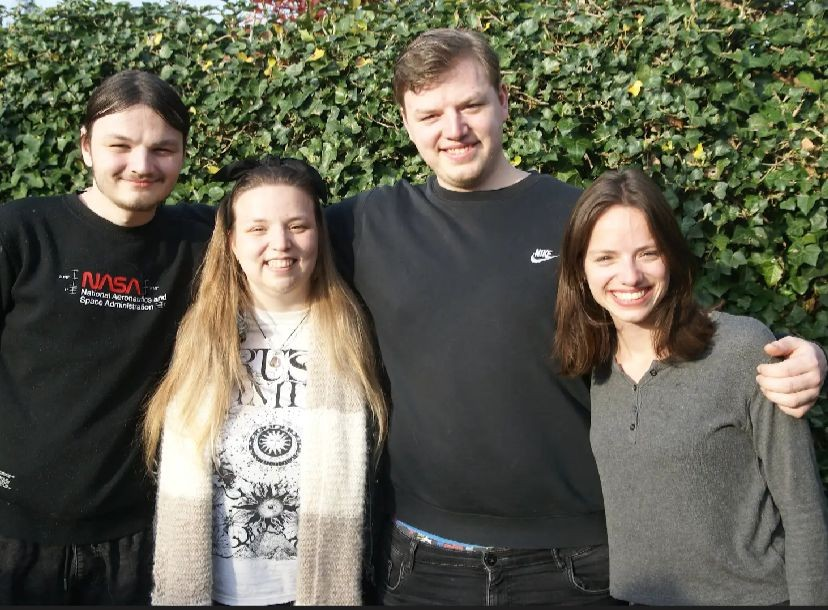
#> input picture extra bewijsstukken/OpenCV/test image.jpg, 828 x 610 px
$ python example1.py
#> lines starting #> are read from the running program, lines starting #| are printed output that depends on the picture; after the words box and inside, x2 and y2 are one past the last pixel; in counts of white or black regions, pixels touching at a corner belong together
import cv2
import numpy as np

# Load image in grayscale
image = cv2.imread('test image.jpg', cv2.IMREAD_GRAYSCALE)
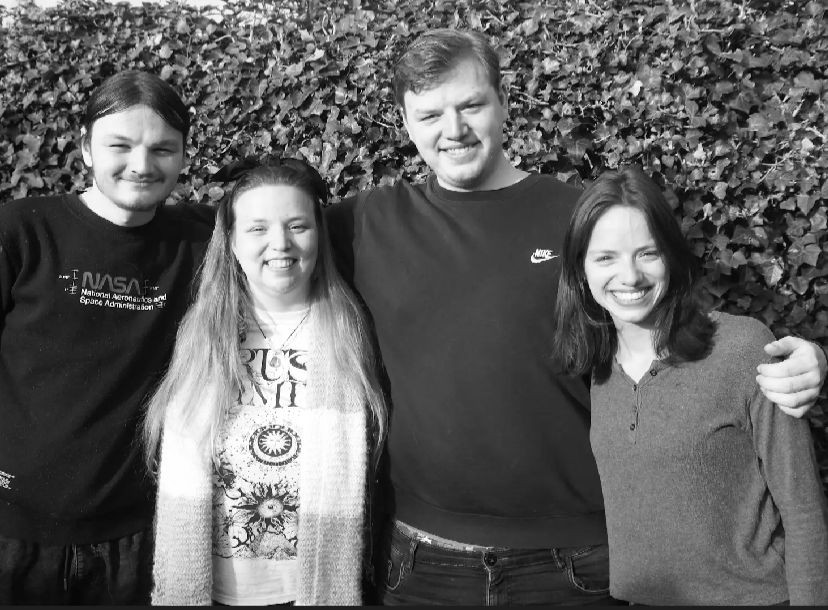
#> image: shape (610, 828); min 0, max 255, mean 97.1
image_colour = cv2.imread('test image.jpg', cv2.IMREAD_COLOR)
#> image_colour is the input picture: shape (610, 828, 3); mean B, G, R 83.6, 98.6, 99.2

cv2.imshow('Original Image', image)
cv2.waitKey(0)

# Apply Gaussian Blur to reduce noise
blurred = cv2.GaussianBlur(image, (5, 5), 0)

cv2.imshow('Blurred Image', blurred)
cv2.waitKey(0)

# Detect edges using Canny
edges = cv2.Canny(blurred, threshold1=50, threshold2=150)
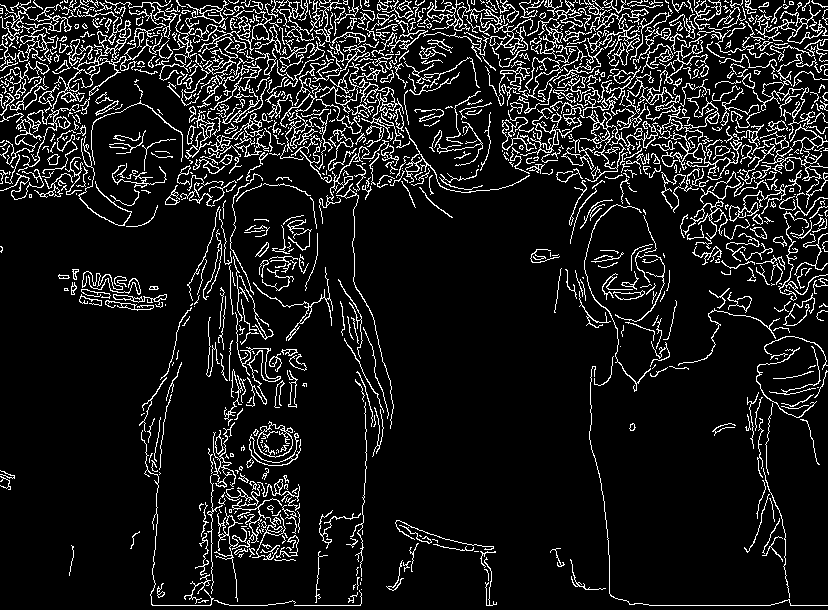
#> edges: shape (610, 828); 10.7% white in thin lines or dots

cv2.imshow('Image Edges', edges)
cv2.waitKey(0)

# Blur with edge preservation using the Bilateral Filter
bilateral = cv2.bilateralFilter(image, 9, 75, 75)
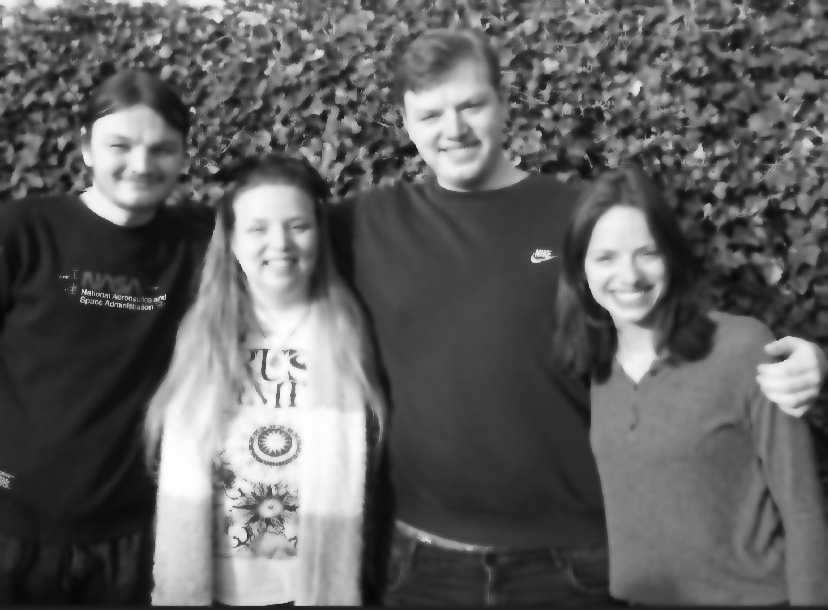
#> bilateral: shape (610, 828); min 7, max 255, mean 97

cv2.imshow('Bilateral Filter', bilateral)
cv2.waitKey(0)


# Sharpen image with EXTREME kernel
kernel = np.array([
    [ 0, -1,  0],
    [-1,  10, -1],
    [ 0, -1,  0]
])
sharpened = cv2.filter2D(image, -1, kernel)
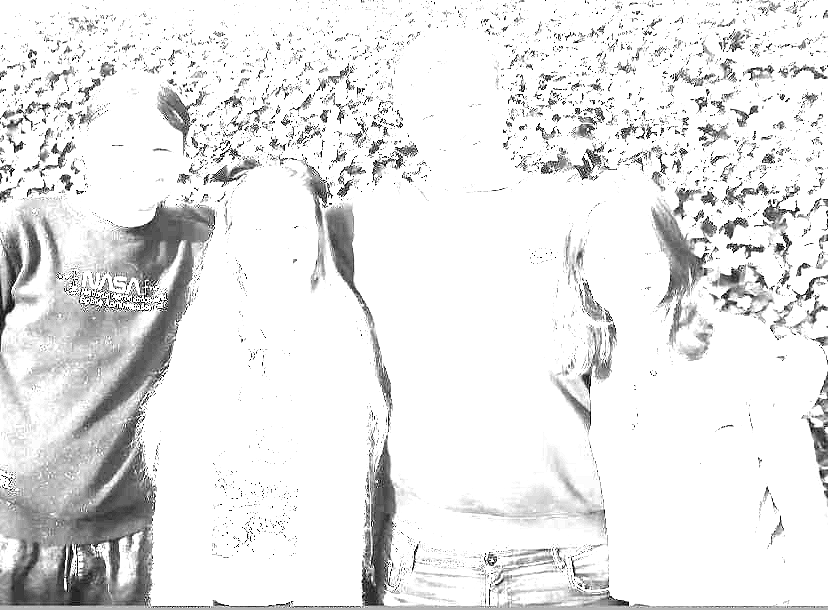
#> sharpened: shape (610, 828); min 0, max 255, mean 230.5

cv2.imshow('Sharpened', sharpened)
cv2.waitKey(0)

# Filter image for the colour green (RGB)
green_filter =cv2.inRange(image_colour, np.array([0, 100, 0]), np.array([100, 255, 100]))
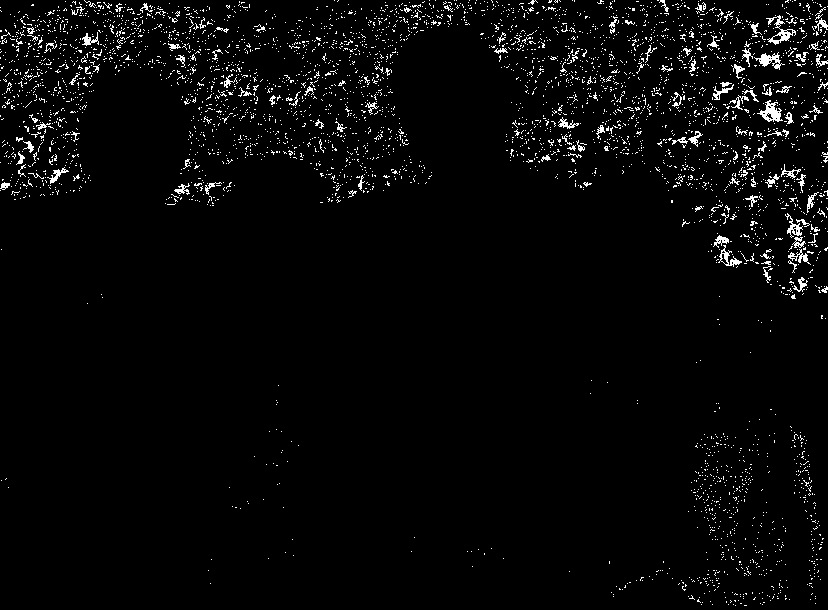
#> green_filter: shape (610, 828); 3.1% white in thin lines or dots
cv2.imshow('Filtered for green', green_filter)
cv2.waitKey(0)

# Hough Line Transform
lines = cv2.HoughLinesP(edges, 1, np.pi/180, threshold=100, minLineLength=50, maxLineGap=10)
#> lines = 481 rows, first 6: [152, 605, 210, 605], [2, 41, 191, 74], [692, 11, 767, 6], [619, 156, 787, 186], [4, 56, 285, 70], [272, 51, 410, 44]

# Convert grayscale to BGR for colored lines
output = cv2.cvtColor(image, cv2.COLOR_GRAY2BGR)

# Draw lines
if lines is not None:
    for line in lines:
        x1, y1, x2, y2 = line[0]
        cv2.line(output, (x1, y1), (x2, y2), (0, 255, 0), 2)
#> this loop made 481 passes
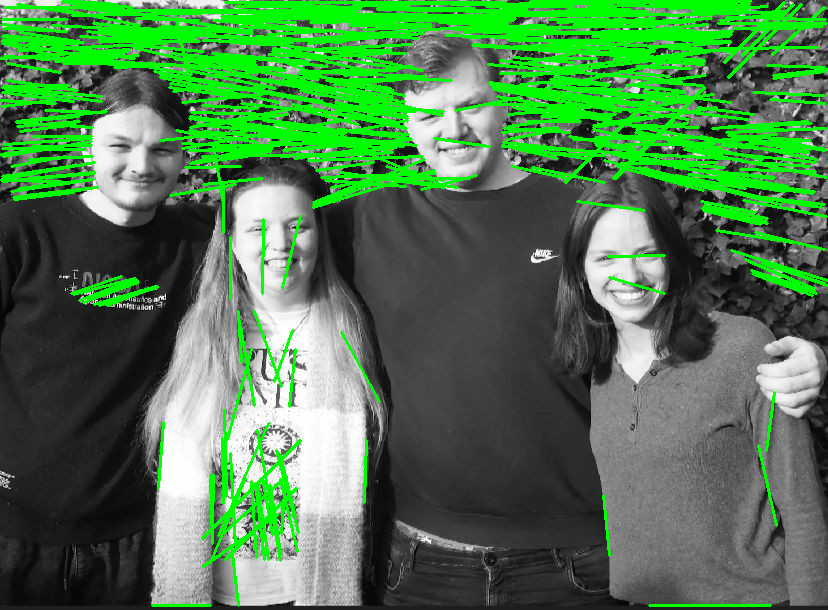
#> output: shape (610, 828, 3); mean B, G, R 78.1, 124.5, 78.1

# Show result
cv2.imshow('Hough Lines', output)
cv2.waitKey(0)
cv2.destroyAllWindows()

$ run again, with extra bewijsstukken/OpenCV/example6 with preprocessing.jpg copied over extra bewijsstukken/OpenCV/test image.jpg
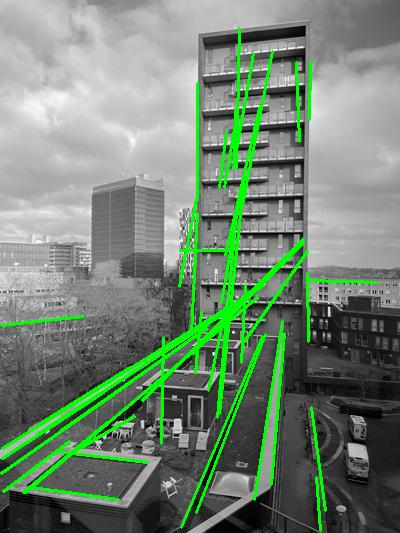
#> input picture extra bewijsstukken/OpenCV/example6 with preprocessing.jpg, 400 x 533 px
#> image_colour is the input picture: shape (533, 400, 3); mean B, G, R 115.3, 133, 115.2
#> `edges = cv2.Canny(blurred, threshold1=50, threshold2=150)`:
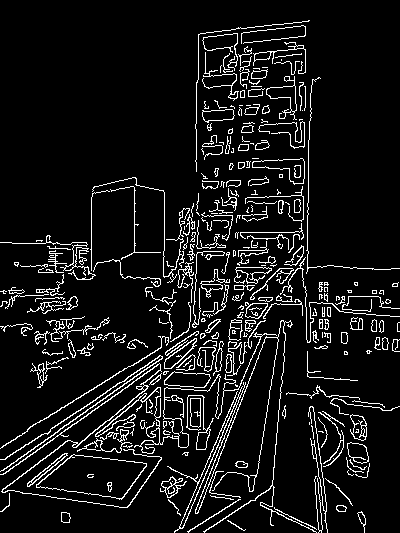
#> edges: shape (533, 400); 8.5% white in thin lines or dots
#> green_filter: shape (533, 400); 9.8% white; 519 white regions (509 under 20 px), largest, box (x1, y1, x2, y2) and area: (0, 51, 308, 501) 13732, (217, 27, 256, 190) 1499, (179, 322, 274, 528) 1384
#> lines = 47 rows, first 6: [1, 474, 220, 321], [2, 470, 218, 319], [20, 449, 196, 331], [272, 485, 282, 373], [22, 492, 193, 348], [44, 419, 241, 296]
#> the loop `for line in lines:` made 47 passes
#> after the loop `for line in lines:`:
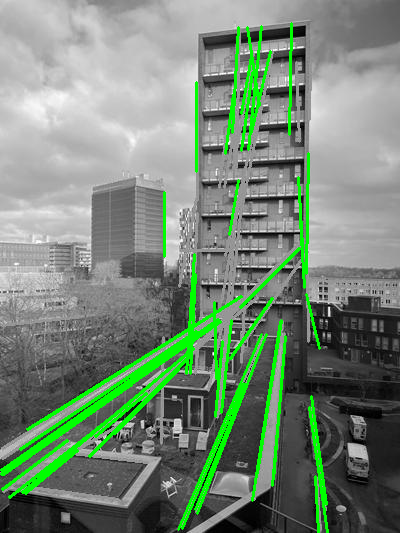
#> output: shape (533, 400, 3); mean B, G, R 117.7, 135.6, 117.7

$ run again, with extra bewijsstukken/OpenCV/example1.png saved as extra bewijsstukken/OpenCV/test image.jpg
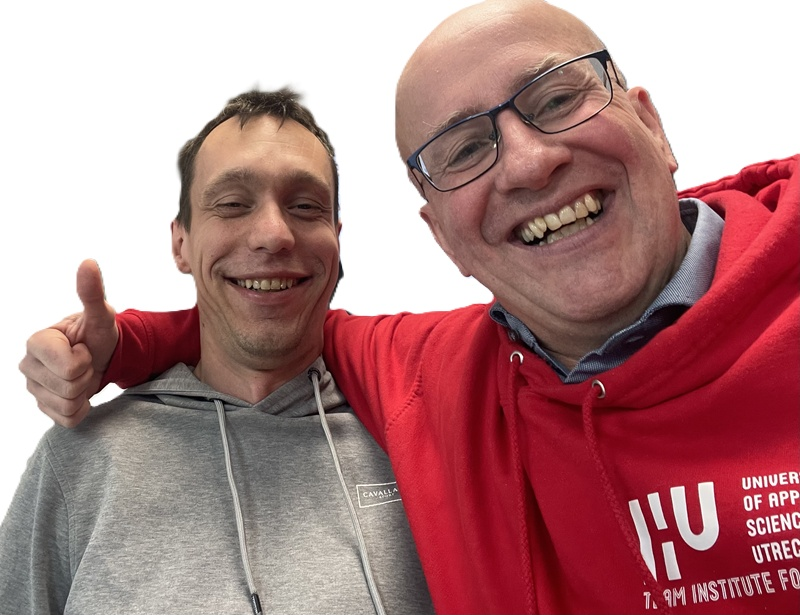
#> input picture extra bewijsstukken/OpenCV/example1.png, 800 x 615 px
#> image_colour is the input picture: shape (615, 800, 3); mean B, G, R 131.7, 130, 175.5
#> `edges = cv2.Canny(blurred, threshold1=50, threshold2=150)`:
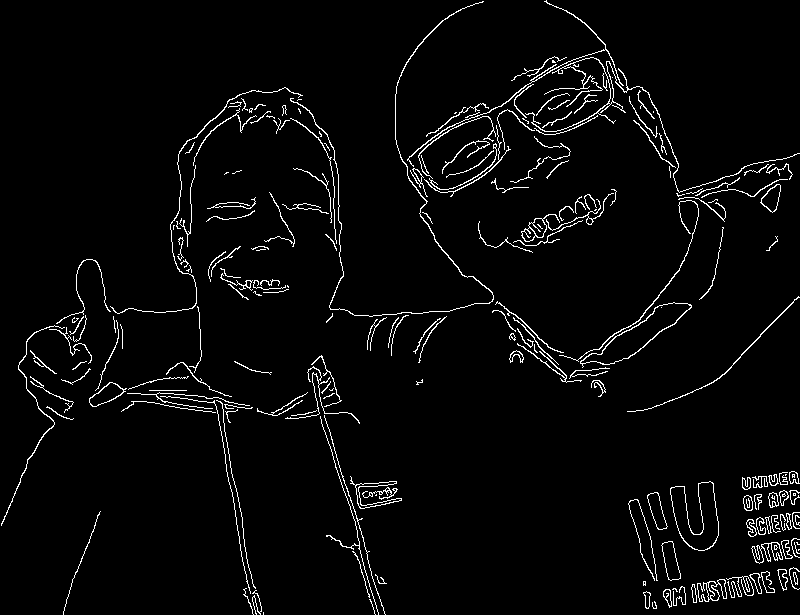
#> edges: shape (615, 800); 3.4% white in thin lines or dots
#> green_filter: shape (615, 800); 0.1% white in thin lines or dots, all inside (x1, y1, x2, y2) = (6, 401, 378, 614)
#> lines = 13 rows, first 6: [213, 390, 248, 587], [368, 563, 384, 613], [493, 296, 559, 355], [418, 148, 477, 115], [151, 394, 232, 405], [470, 121, 522, 92]
#> the loop `for line in lines:` made 13 passes
#> after the loop `for line in lines:`:
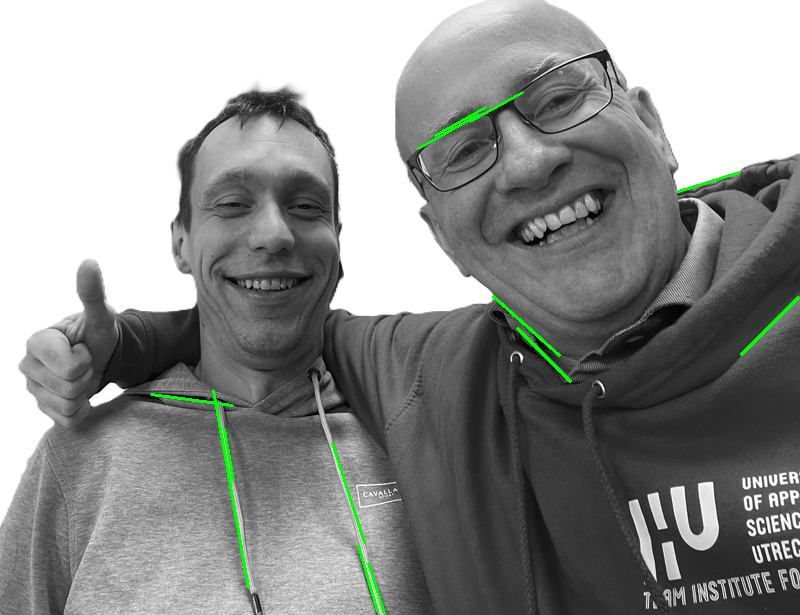
#> output: shape (615, 800, 3); mean B, G, R 143.1, 144.7, 143.1
